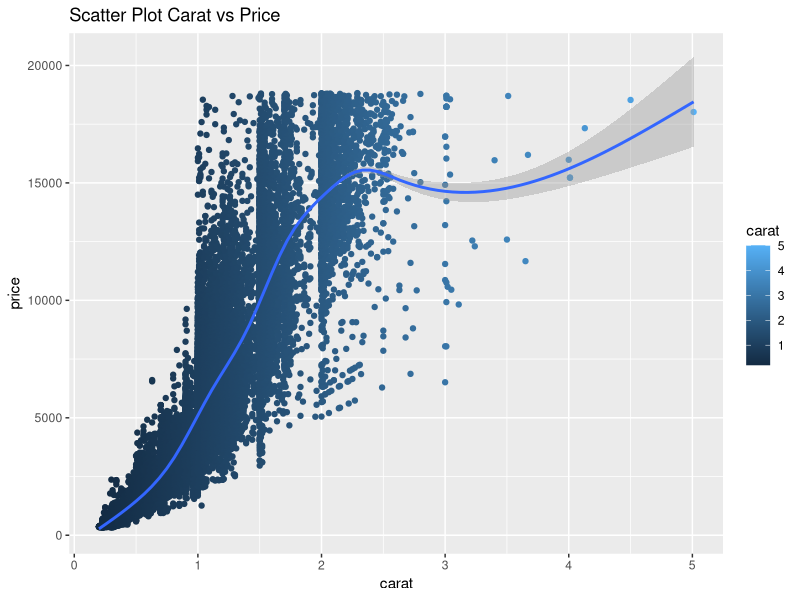

Source code (R):
library(ggplot2)
?diamonds
diamonds

ggplot(diamonds, aes(x=carat, y=price, colour=carat))+geom_point()+geom_smooth()+labs(title="Scatter Plot Carat vs Price")
